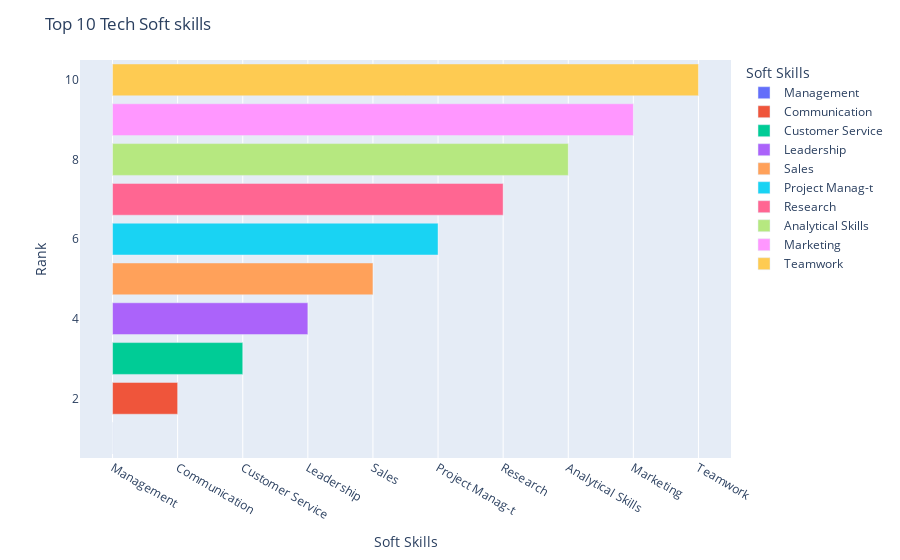

Notebook code cell kept with this figure:
### Code cell
fig = px.bar(sskills, x="Soft Skills", y="Rank", color="Soft Skills", orientation='h')
fig.update_layout(title='Top 10 Tech Soft skills')
fig.show()
fig.write_html('first_figure.html', auto_open=True)

### Figure 1 — Plotly figure (JSON) as saved in the notebook; plotly's stock layout.template omitted (floating-point values rounded to 4 significant figures)
{"data": [{"alignmentgroup": "True", "hovertemplate": "Soft Skills=%{x}<br>Rank=%{y}<extra></extra>", "legendgroup": "Management", "marker": {"color": "#636efa", "pattern": {"shape": ""}}, "name": "Management", "offsetgroup": "Management", "orientation": "h", "showlegend": true, "textposition": "auto", "type": "bar", "x": ["Management"], "xaxis": "x", "y": [1], "yaxis": "y"}, {"alignmentgroup": "True", "hovertemplate": "Soft Skills=%{x}<br>Rank=%{y}<extra></extra>", "legendgroup": "Communication", "marker": {"color": "#EF553B", "pattern": {"shape": ""}}, "name": "Communication", "offsetgroup": "Communication", "orientation": "h", "showlegend": true, "textposition": "auto", "type": "bar", "x": ["Communication"], "xaxis": "x", "y": [2], "yaxis": "y"}, {"alignmentgroup": "True", "hovertemplate": "Soft Skills=%{x}<br>Rank=%{y}<extra></extra>", "legendgroup": "Customer Service", "marker": {"color": "#00cc96", "pattern": {"shape": ""}}, "name": "Customer Service", "offsetgroup": "Customer Service", "orientation": "h", "showlegend": true, "textposition": "auto", "type": "bar", "x": ["Customer Service"], "xaxis": "x", "y": [3], "yaxis": "y"}, {"alignmentgroup": "True", "hovertemplate": "Soft Skills=%{x}<br>Rank=%{y}<extra></extra>", "legendgroup": "Leadership", "marker": {"color": "#ab63fa", "pattern": {"shape": ""}}, "name": "Leadership", "offsetgroup": "Leadership", "orientation": "h", "showlegend": true, "textposition": "auto", "type": "bar", "x": ["Leadership"], "xaxis": "x", "y": [4], "yaxis": "y"}, {"alignmentgroup": "True", "hovertemplate": "Soft Skills=%{x}<br>Rank=%{y}<extra></extra>", "legendgroup": "Sales", "marker": {"color": "#FFA15A", "pattern": {"shape": ""}}, "name": "Sales", "offsetgroup": "Sales", "orientation": "h", "showlegend": true, "textposition": "auto", "type": "bar", "x": ["Sales"], "xaxis": "x", "y": [5], "yaxis": "y"}, {"alignmentgroup": "True", "hovertemplate": "Soft Skills=%{x}<br>Rank=%{y}<extra></extra>", "legendgroup": "Project Manag-t", "marker": {"color": "#19d3f3", "pattern": {"shape": ""}}, "name": "Project Manag-t", "offsetgroup": "Project Manag-t", "orientation": "h", "showlegend": true, "textposition": "auto", "type": "bar", "x": ["Project Manag-t"], "xaxis": "x", "y": [6], "yaxis": "y"}, {"alignmentgroup": "True", "hovertemplate": "Soft Skills=%{x}<br>Rank=%{y}<extra></extra>", "legendgroup": "Research", "marker": {"color": "#FF6692", "pattern": {"shape": ""}}, "name": "Research", "offsetgroup": "Research", "orientation": "h", "showlegend": true, "textposition": "auto", "type": "bar", "x": ["Research"], "xaxis": "x", "y": [7], "yaxis": "y"}, {"alignmentgroup": "True", "hovertemplate": "Soft Skills=%{x}<br>Rank=%{y}<extra></extra>", "legendgroup": "Analytical Skills", "marker": {"color": "#B6E880", "pattern": {"shape": ""}}, "name": "Analytical Skills", "offsetgroup": "Analytical Skills", "orientation": "h", "showlegend": true, "textposition": "auto", "type": "bar", "x": ["Analytical Skills"], "xaxis": "x", "y": [8], "yaxis": "y"}, {"alignmentgroup": "True", "hovertemplate": "Soft Skills=%{x}<br>Rank=%{y}<extra></extra>", "legendgroup": "Marketing", "marker": {"color": "#FF97FF", "pattern": {"shape": ""}}, "name": "Marketing", "offsetgroup": "Marketing", "orientation": "h", "showlegend": true, "textposition": "auto", "type": "bar", "x": ["Marketing"], "xaxis": "x", "y": [9], "yaxis": "y"}, {"alignmentgroup": "True", "hovertemplate": "Soft Skills=%{x}<br>Rank=%{y}<extra></extra>", "legendgroup": "Teamwork", "marker": {"color": "#FECB52", "pattern": {"shape": ""}}, "name": "Teamwork", "offsetgroup": "Teamwork", "orientation": "h", "showlegend": true, "textposition": "auto", "type": "bar", "x": ["Teamwork"], "xaxis": "x", "y": [10], "yaxis": "y"}], "layout": {"barmode": "relative", "legend": {"title": {"text": "Soft Skills"}, "tracegroupgap": 0}, "margin": {"t": 60}, "title": {"text": "Top 10 Tech Soft skills"}, "xaxis": {"anchor": "y", "categoryarray": ["Management", "Communication", "Customer Service", "Leadership", "Sales", "Project Manag-t", "Research", "Analytical Skills", "Marketing", "Teamwork"], "categoryorder": "array", "domain": [0, 1], "title": {"text": "Soft Skills"}}, "yaxis": {"anchor": "x", "domain": [0, 1], "title": {"text": "Rank"}}}}
